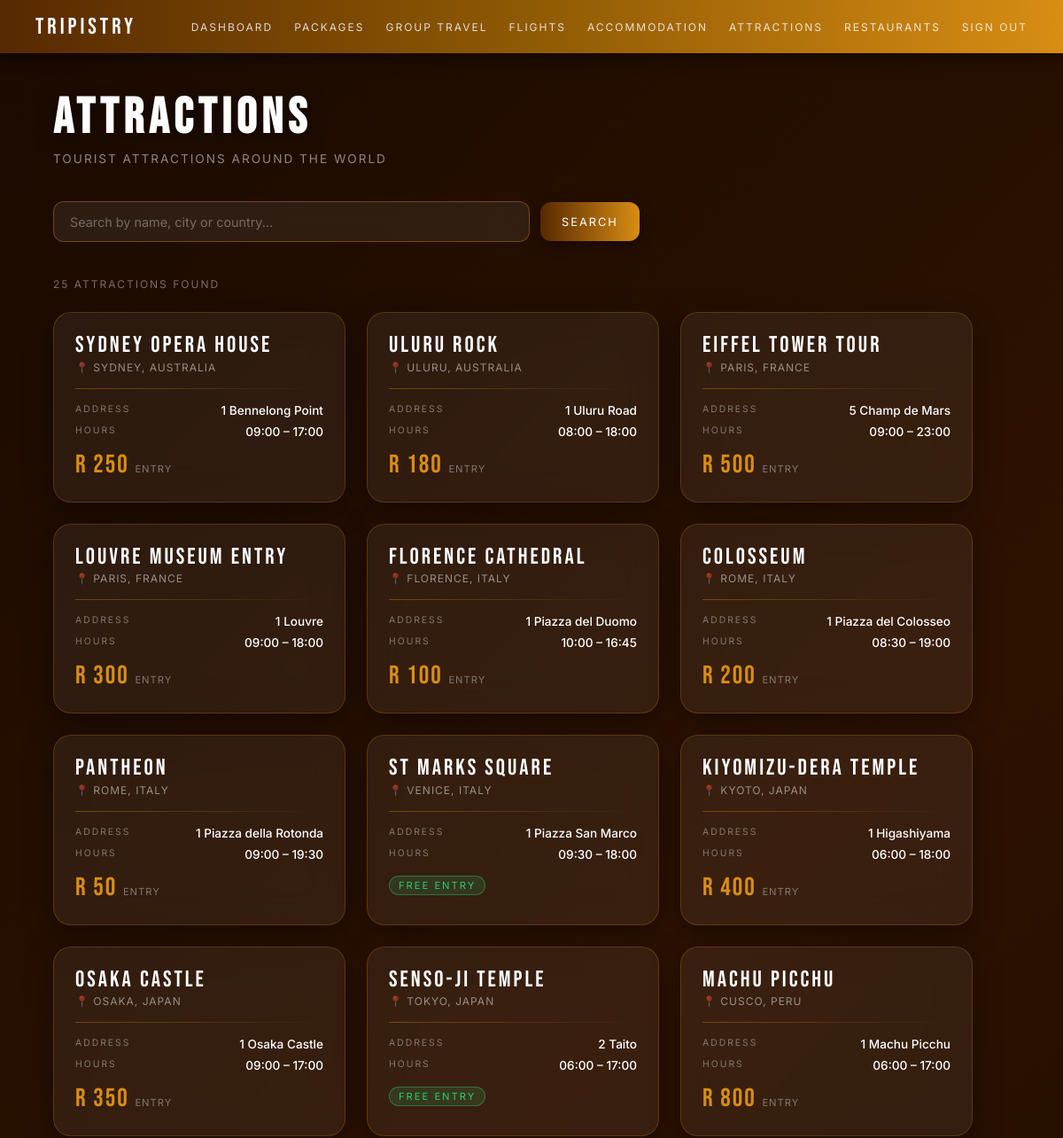
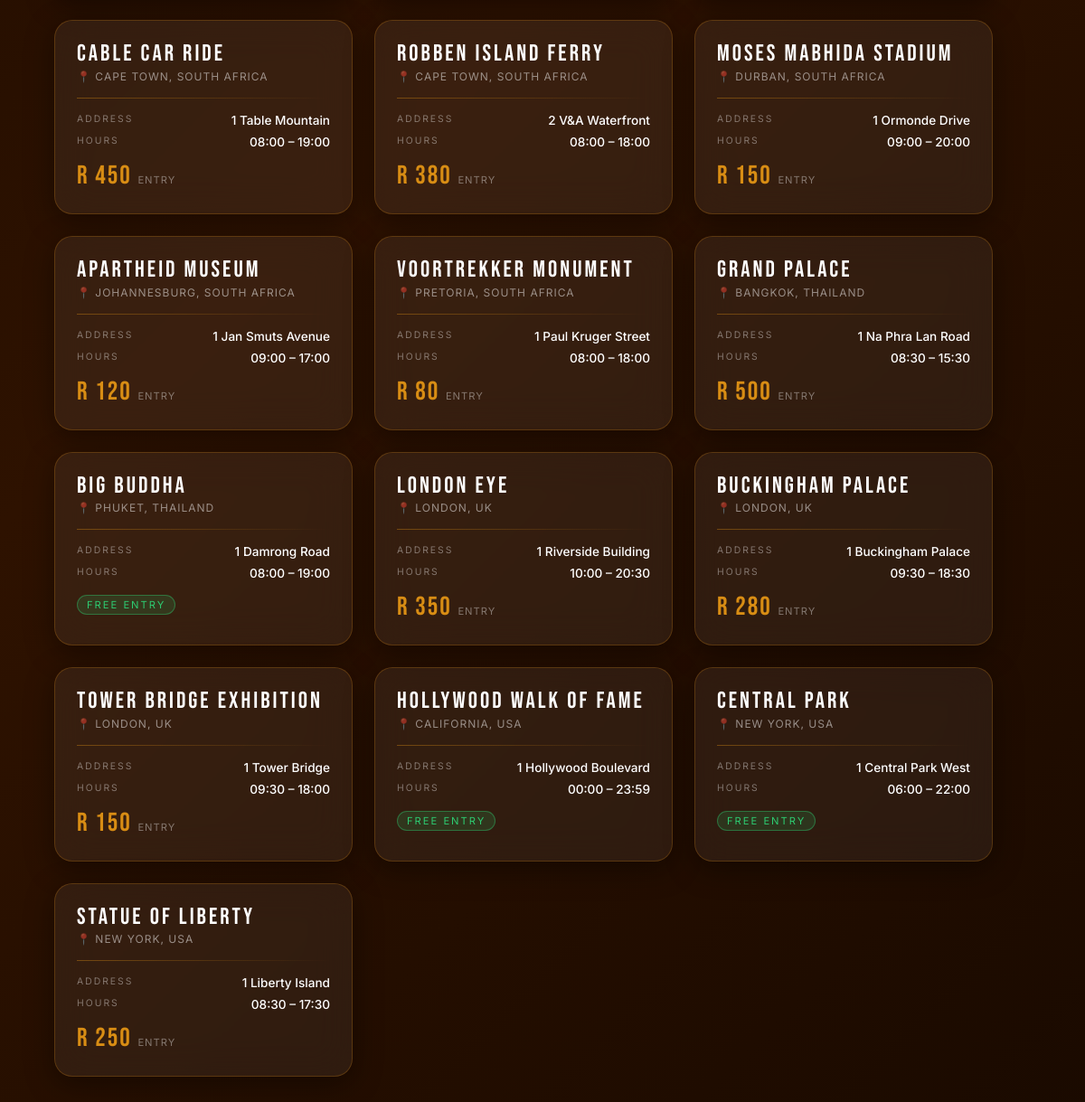
/traveller/attractions.php (signed in), run on the app's committed database (2 pictures, top to bottom).
### tables this page shows
CREATE TABLE `attraction_times` (
  `attraction_ID` int(11) NOT NULL,
  `opening_times` time NOT NULL,
  `closing_times` time NOT NULL
);

CREATE TABLE `attraction` (
  `attraction_ID` int(11) NOT NULL,
  `country` varchar(100) DEFAULT NULL,
  `city` varchar(100) DEFAULT NULL,
  `street` varchar(100) DEFAULT NULL,
  `street_number` int(11) DEFAULT NULL,
  `postal_code` char(10) DEFAULT NULL,
  `description` varchar(255) DEFAULT NULL,
  `cost` int(11) DEFAULT NULL,
  `image_url` varchar(500) DEFAULT NULL
);

### traveller/attractions.php (the view, shortened to what this page needs)
<?php
$pdo    = get_db();
$search = trim($_GET['search'] ?? '');
$where  = 'WHERE 1=1';
$params = [];
$stmt = $pdo->prepare(
    "SELECT a.*, at.opening_times, at.closing_times
     FROM Attraction a
     LEFT JOIN Attraction_times at ON at.attraction_ID = a.attraction_ID
     $where
     ORDER BY a.country, a.city"
);
$stmt->execute($params);
$attractions = $stmt->fetchAll();
?>
<!DOCTYPE html>
<html lang="en">
<head>
<link rel="stylesheet" href="/tripistry/css/browse.css">
</head>
<body>
<nav class="nav">
  <a href="/tripistry/traveller/dashboard.php" class="nav-brand">Tripistry</a>
  <div class="nav-links">
    <a href="/tripistry/traveller/dashboard.php">Dashboard</a>
    <a href="/tripistry/traveller/browse.php">Packages</a>
    <a href="/tripistry/traveller/group_bookings.php">Group Travel</a>
    <a href="/tripistry/traveller/flights.php">Flights</a>
    <a href="/tripistry/traveller/accommodation.php">Accommodation</a>
    <a href="/tripistry/traveller/attractions.php">Attractions</a>
    <a href="/tripistry/traveller/restaurants.php">Restaurants</a>
    <a href="/tripistry/logout.php">Sign out</a>
  </div>
</nav>
<div class="page-content">
  <h1 class="page-title">Attractions</h1>
  <p class="page-subtitle">Tourist attractions around the world</p>
  <form method="GET" class="search-form">
    <input class="search-input" type="text" name="search"
           placeholder="Search by name, city or country..."
           value="<?= htmlspecialchars($search) ?>">
    <button class="search-btn" type="submit">Search</button>
  </form>
  <div class="results-count"><?= count($attractions) ?> attraction<?= count($attractions) !== 1 ? 's' : '' ?> found</div>
  <?php if (empty($attractions)): ?>
    <div class="empty-state">No attractions found</div>
  <?php else: ?>
    <div class="cards-grid">
      <?php foreach ($attractions as $a): ?>
      <div class="card">
        <div class="card-title"><?= htmlspecialchars($a['description']) ?></div>
        <div class="card-location">📍 <?= htmlspecialchars($a['city'].', '.$a['country']) ?></div>
        <div class="card-divider"></div>
        <div class="card-row">
          <span class="card-label">Address</span>
          <span class="card-value"><?= htmlspecialchars($a['street_number'].' '.$a['street']) ?></span>
        </div>
        <?php if ($a['opening_times']): ?>
        <div class="card-row">
          <span class="card-label">Hours</span>
          <span class="card-value">
            <?= htmlspecialchars(substr($a['opening_times'],0,5)) ?> – <?= htmlspecialchars(substr($a['closing_times'],0,5)) ?>
          </span>
        </div>
        <?php endif; ?>
        <?php if ($a['cost'] == 0): ?>
          <span class="badge-free">Free Entry</span>
        <?php else: ?>
          <div class="card-price">R <?= number_format($a['cost']) ?> <span>entry</span></div>
        <?php endif; ?>
      </div>
      <?php endforeach; ?>
    </div>
  <?php endif; ?>
</div>
</body>
</html>

### css/browse.css (style rules this page uses)
html, body { margin: 0; padding: 0; min-height: 100vh; }
body { background: linear-gradient(135deg, #1a0a00, #2e1200, #1a0a00); background-attachment: fixed; min-height: 100vh; font-family: 'Inter', sans-serif; color: white; }
.nav { position: fixed; top: 0; left: 0; right: 0; height: 60px; background: linear-gradient(to right, #572901, #8f5a04, #d88d14); display: flex; align-items: center; justify-content: space-between; padding: 0 40px; z-index: 1000; box-shadow: 0 4px 20px rgba(0,0,0,0.5); }
.nav-brand { font-family: 'Bebas Neue', sans-serif; font-size: 1.6rem; letter-spacing: 4px; color: white; text-decoration: none; }
.nav-links { display: flex; align-items: center; gap: 24px; }
.nav-links a { color: rgba(255,255,255,0.8); text-decoration: none; font-size: 0.75rem; text-transform: uppercase; letter-spacing: 2px; transition: color 0.2s; }
.page-content { padding: 100px 60px 60px 60px; max-width: 1200px; margin: 0 auto; }
.page-title { font-family: 'Bebas Neue', sans-serif; font-size: 3.5rem; letter-spacing: 6px; color: white; margin: 0 0 4px 0; text-shadow: 0 4px 20px rgba(0,0,0,0.5); }
.page-subtitle { font-size: 0.85rem; color: rgba(255,255,255,0.5); letter-spacing: 2px; text-transform: uppercase; margin: 0 0 40px 0; }
.search-form { display: flex; gap: 12px; margin-bottom: 40px; align-items: center; }
.search-input { flex: 1; max-width: 500px; height: 44px; padding: 0 18px; border-radius: 12px; border: 1.5px solid rgba(216, 141, 20, 0.4); background: rgba(255,255,255,0.07); backdrop-filter: blur(10px); color: white; font-family: 'Inter', sans-serif; font-size: 0.9rem; outline: none; transition: border-color 0.2s, box-shadow 0.2s; }
.search-input::placeholder { color: rgba(255,255,255,0.35); }
.search-btn { height: 44px; padding: 0 24px; background: linear-gradient(to right, #572901, #d88d14); color: white; border: none; border-radius: 12px; font-family: 'Inter', sans-serif; font-size: 0.8rem; text-transform: uppercase; letter-spacing: 2px; cursor: pointer; transition: opacity 0.2s, transform 0.1s; box-shadow: 0 4px 16px rgba(0,0,0,0.3); }
.results-count { font-size: 0.75rem; color: rgba(255,255,255,0.4); text-transform: uppercase; letter-spacing: 2px; margin-bottom: 24px; }
.cards-grid { display: flex; flex-wrap: wrap; gap: 24px; }
.card { background: rgba(255,255,255,0.06); backdrop-filter: blur(20px); border: 1px solid rgba(216,141,20,0.25); border-radius: 20px; padding: 24px; width: 280px; box-shadow: 0 8px 32px rgba(0,0,0,0.4); transition: transform 0.3s ease, box-shadow 0.3s ease, border-color 0.3s ease; animation: fadeUp 0.4s ease both; }
.card-title { font-family: 'Bebas Neue', sans-serif; font-size: 1.6rem; letter-spacing: 3px; color: white; margin: 0 0 4px 0; line-height: 1; }
.card-location { font-size: 0.75rem; color: rgba(255,255,255,0.5); text-transform: uppercase; letter-spacing: 1px; margin-bottom: 16px; }
.card-divider { height: 1px; background: linear-gradient(to right, rgba(216,141,20,0.4), transparent); margin-bottom: 16px; }
.card-row { display: flex; justify-content: space-between; margin-bottom: 8px; }
.card-label { font-size: 0.65rem; text-transform: uppercase; letter-spacing: 2px; color: rgba(255,255,255,0.4); }
.card-value { font-size: 0.85rem; font-weight: 500; color: white; }
.card-price { font-family: 'Bebas Neue', sans-serif; font-size: 1.8rem; color: #d88d14; letter-spacing: 2px; margin-top: 12px; }
.card-price span { font-family: 'Inter', sans-serif; font-size: 0.7rem; color: rgba(255,255,255,0.4); letter-spacing: 1px; text-transform: uppercase; }
.badge-free { display: inline-block; background: rgba(46,204,113,0.15); border: 1px solid rgba(46,204,113,0.4); color: #2ecc71; font-size: 0.7rem; text-transform: uppercase; letter-spacing: 2px; padding: 3px 10px; border-radius: 50px; margin-top: 8px; }

### data on the page
attraction_times: attraction_ID.description "Sydney Opera House", attraction_ID.country "SYDNEY, AUSTRALIA", attraction_ID.street "1 Bennelong Point", opening_times "09:00", closing_times "17:00", attraction_ID.cost "250"
attraction_times: attraction_ID.description "Uluru Rock", attraction_ID.country "ULURU, AUSTRALIA", attraction_ID.street "1 Uluru Road", opening_times "08:00", closing_times "18:00", attraction_ID.cost "180"
attraction_times: attraction_ID.description "Eiffel Tower Tour", attraction_ID.country "PARIS, FRANCE", attraction_ID.street "5 Champ de Mars", opening_times "09:00", closing_times "23:00", attraction_ID.cost "500"
attraction_times: attraction_ID.description "Louvre Museum Entry", attraction_ID.country "PARIS, FRANCE", attraction_ID.street "1 Louvre", opening_times "09:00", closing_times "18:00", attraction_ID.cost "300"
attraction_times: attraction_ID.description "Florence Cathedral", attraction_ID.country "FLORENCE, ITALY", attraction_ID.street "1 Piazza del Duomo", opening_times "10:00", closing_times "16:45", attraction_ID.cost "100"
attraction_times: attraction_ID.description "Colosseum", attraction_ID.country "ROME, ITALY", attraction_ID.street "1 Piazza del Colosseo", opening_times "08:30", closing_times "19:00", attraction_ID.cost "200"
attraction_times: attraction_ID.description "Pantheon", attraction_ID.country "ROME, ITALY", attraction_ID.street "1 Piazza della Rotonda", opening_times "09:00", closing_times "19:30", attraction_ID.cost "50"
attraction_times: attraction_ID.description "St Marks Square", attraction_ID.country "VENICE, ITALY", attraction_ID.street "1 Piazza San Marco", opening_times "09:30", closing_times "18:00", shows "FREE ENTRY"
attraction_times: attraction_ID.description "Kiyomizu-dera Temple", attraction_ID.country "KYOTO, JAPAN", attraction_ID.street "1 Higashiyama", opening_times "06:00", closing_times "18:00", attraction_ID.cost "400"
attraction_times: attraction_ID.description "Osaka Castle", attraction_ID.country "OSAKA, JAPAN", attraction_ID.street "1 Osaka Castle", opening_times "09:00", closing_times "17:00", attraction_ID.cost "350"
attraction_times: attraction_ID.description "Senso-ji Temple", attraction_ID.country "TOKYO, JAPAN", attraction_ID.street "2 Taito", opening_times "06:00", closing_times "17:00", shows "FREE ENTRY"
attraction_times: attraction_ID.description "Machu Picchu", attraction_ID.country "CUSCO, PERU", attraction_ID.street "1 Machu Picchu", opening_times "06:00", closing_times "17:00", attraction_ID.cost "800"
attraction_times: attraction_ID.description "Cable Car Ride", attraction_ID.country "CAPE TOWN, SOUTH AFRICA", attraction_ID.street "1 Table Mountain", opening_times "08:00", closing_times "19:00", attraction_ID.cost "450"
attraction_times: attraction_ID.description "Robben Island Ferry", attraction_ID.country "CAPE TOWN, SOUTH AFRICA", attraction_ID.street "2 V&A Waterfront", opening_times "08:00", closing_times "18:00", attraction_ID.cost "380"
attraction_times: attraction_ID.description "Moses Mabhida Stadium", attraction_ID.country "DURBAN, SOUTH AFRICA", attraction_ID.street "1 Ormonde Drive", opening_times "09:00", closing_times "20:00", attraction_ID.cost "150"
attraction_times: attraction_ID.description "Apartheid Museum", attraction_ID.country "JOHANNESBURG, SOUTH AFRICA", attraction_ID.street "1 Jan Smuts Avenue", opening_times "09:00", closing_times "17:00", attraction_ID.cost "120"
attraction_times: attraction_ID.description "Voortrekker Monument", attraction_ID.country "PRETORIA, SOUTH AFRICA", attraction_ID.street "1 Paul Kruger Street", opening_times "08:00", closing_times "18:00", attraction_ID.cost "80"
attraction_times: attraction_ID.description "Grand Palace", attraction_ID.country "BANGKOK, THAILAND", attraction_ID.street "1 Na Phra Lan Road", opening_times "08:30", closing_times "15:30", attraction_ID.cost "500"
attraction_times: attraction_ID.description "Big Buddha", attraction_ID.country "PHUKET, THAILAND", attraction_ID.street "1 Damrong Road", opening_times "08:00", closing_times "19:00", shows "FREE ENTRY"
attraction_times: attraction_ID.description "London Eye", attraction_ID.country "LONDON, UK", attraction_ID.street "1 Riverside Building", opening_times "10:00", closing_times "20:30", attraction_ID.cost "350"
attraction_times: attraction_ID.description "Buckingham Palace", attraction_ID.country "LONDON, UK", attraction_ID.street "1 Buckingham Palace", opening_times "09:30", closing_times "18:30", attraction_ID.cost "280"
attraction_times: attraction_ID.description "Tower Bridge Exhibition", attraction_ID.country "LONDON, UK", attraction_ID.street "1 Tower Bridge", opening_times "09:30", closing_times "18:00", attraction_ID.cost "150"
attraction_times: attraction_ID.description "Hollywood Walk of Fame", attraction_ID.country "CALIFORNIA, USA", attraction_ID.street "1 Hollywood Boulevard", opening_times "00:00", closing_times "23:59", shows "FREE ENTRY"
attraction_times: attraction_ID.description "Central Park", attraction_ID.country "NEW YORK, USA", attraction_ID.street "1 Central Park West", opening_times "06:00", closing_times "22:00", shows "FREE ENTRY"
attraction_times: attraction_ID.description "Statue of Liberty", attraction_ID.country "NEW YORK, USA", attraction_ID.street "1 Liberty Island", opening_times "08:30", closing_times "17:30", attraction_ID.cost "250"

### other printed values
count($attractions) "25"
